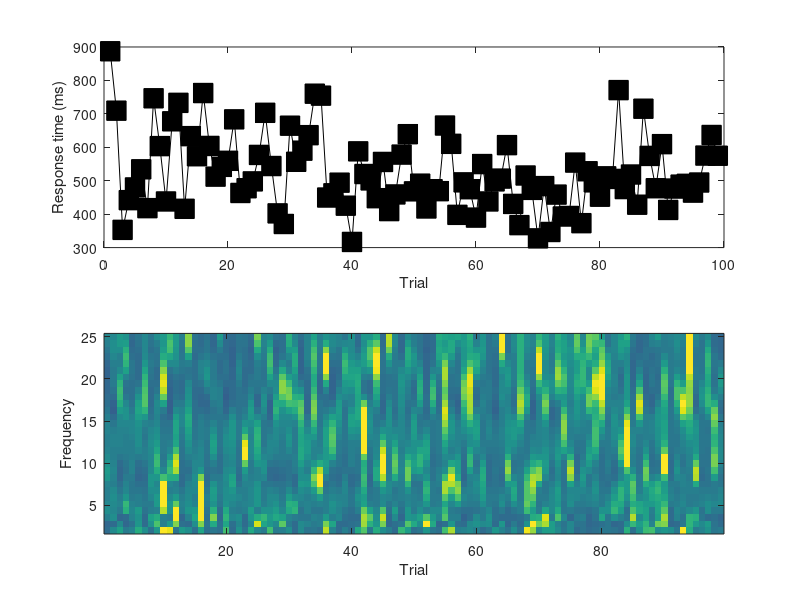
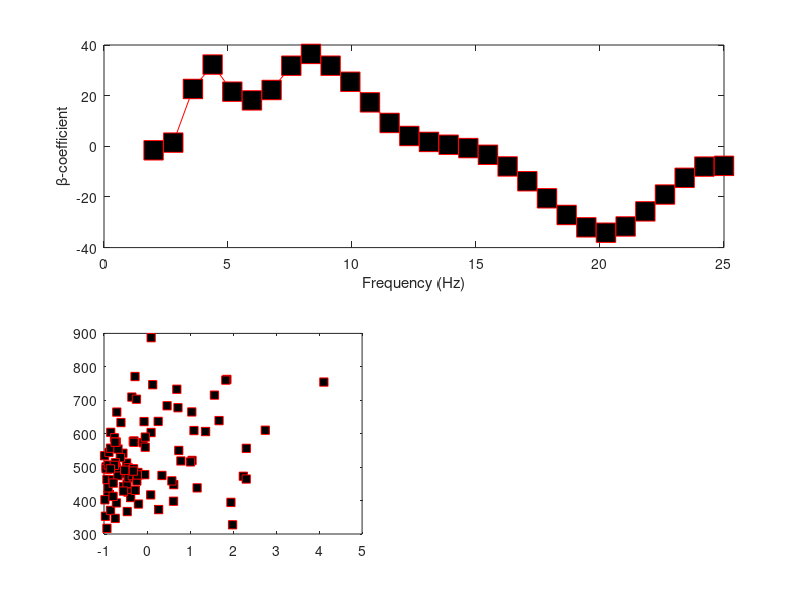

Write the MATLAB code that produced these figures, in order. (Note: this script raises an error after producing the figures.)
%%
%     COURSE: Linear algebra: theory and implementation
%    SECTION: Least-squares and statistics
%      VIDEO: Least-squares example 2
% Instructor: sincxpress.com
% Course url: https://www.udemy.com/course/linear-algebra-theory-and-implementation/?couponCode=202110
% 
%%

% load data
load EEG_RT_data.mat
N = length(rts);

% show the data
figure(4), clf
subplot(211)
plot(rts,'ks-','markersize',14,'markerfacecolor','k')
xlabel('Trial'), ylabel('Response time (ms)')

subplot(212)
imagesc(1:N,frex,EEGdata)
axis xy
xlabel('Trial'), ylabel('Frequency')
set(gca,'clim',[-3 3])

%% now for the model creation and fitting

% design matrix
X = [ ones(N-1,1) rts(1:end-1)' EEGdata(9,2:end)' ];

% compute parameters
b = (X'*X)\(X'*rts(2:end)');

% interpreting the coefficients:
disp([ 'Intercept: ' num2str(b(1)) ' ms' ])
disp([ 'Effect of prev. RT: ' num2str(b(2)) ' ms' ])
disp([ 'Effect of EEG energy: ' num2str(b(3)) ' ms' ])

%% compute effect over frequencies

b = zeros(size(frex));

for fi=1:length(frex)
    
    % design matrix
    X = [ ones(N,1) EEGdata(fi,:)' ];
    
    % compute parameters
    t = (X'*X)\(X'*rts');
    b(fi) = t(2);
end

% plot
figure(5), clf
subplot(211)
plot(frex,b,'rs-','markersize',14,'markerfacecolor','k')
xlabel('Frequency (Hz)')
ylabel('\beta-coefficient')


% scatterplots at these frequencies
frex2plot = dsearchn(frex',[ 8 20 ]');

for fi=1:2
    subplot(2,2,2+fi)
    
    plot(EEGdata(frex2plot(fi),:),rts,'rs','markerfacecolor','k')
    h=lsline;
    set(h,'linew',2,'color','k')
    
    xlabel('EEG energy'), ylabel('RT')
    title([ 'EEG signal at ' num2str(round(frex(frex2plot(fi)))) ' Hz' ])
end

%% done.
